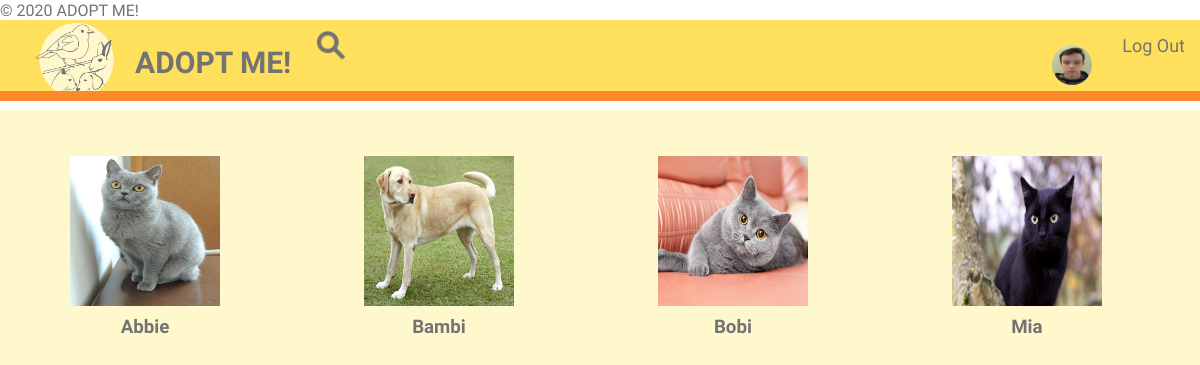
/pages/pages_index.php (signed in), run on the app's committed database.
### tables this page shows
CREATE TABLE pet (
  id INTEGER PRIMARY KEY,
  name TEXT,
  bio TEXT,
  gender TEXT,
  weight REAL,
  height REAL,
  color TEXT,
  breed_id INTEGER,
  has_for_adoption INTEGER,
  adopted INTEGER,
  FOREIGN KEY (breed_id) REFERENCES breed(id),
  FOREIGN KEY (has_for_adoption) REFERENCES account(id),
  FOREIGN KEY (adopted) REFERENCES account(id)
);

### database/db_user.php (called while the page is built, shortened)
<?php
    include_once('../database/connection.php');
    function getAllPetsPostsFromWebsite() {
        global $db;
        $stmt = $db->prepare('SELECT DISTINCT P.id, P.name
                            FROM shelter S, person Per, pet P
                            WHERE Per.account_id = P.has_for_adoption or
                                S.account_id = P.has_for_adoption'
                            );
        $stmt->execute();
        $pets = $stmt->fetchAll();
        return $pets;
    }
?>

### templates/template-pets.php (the view, shortened to what this page needs)
<?php
    include_once('../includes/init.php');
    include_once('../database/db_user.php');
?>
    <?php function drawPetPhotoName($pet,$petID){ ?>
        <article>
            <a href="petprofile.php?id=<?=$petID?>">
                <img src="../images/pets/original/<?=$petID?>.jpg" alt="pet<?=$petID?>" width="150" height="150">
            </a>
            <h3><?=$pet['name']?></h3>
        </article>
    <?php }?>

### pages/pages_index.php
<link rel="stylesheet" href="../css/index.css" >
<?php
    include_once('../includes/init.php');
    include_once('../database/db_user.php');
    include_once('../templates/common/header.php');
    include_once('../templates/template-pets.php');
    $webPets = getAllPetsPostsFromWebsite();
?>
<div id="main">
    <?php foreach($webPets as $webPet) {
        drawPetPhotoName($webPet,$webPet['id']);
    }?>
</div>
<?php
    include_once('../templates/common/footer.php');
?>

### css/index.css (style rules this page uses)
#main { background-color: #FFF8CD; padding-bottom: 100%; }
#main > article { margin: 30px; vertical-align: top; display: inline-block; margin-left: 5%; margin-right: 5%; padding: 0 10px; }
article > h3 { text-align: center; }

### css/header.css (style rules this page uses)
* { padding: 0; margin: 10px 0px 0px 0px; text-decoration: none; list-style: none; box-sizing: border-box; font-family: 'Salsa', cursive; color: #737373; }

### data on the page
pet: shows a picture, name "Abbie"
pet: shows a picture, name "Bambi"
pet: shows a picture, name "Bobi"
pet: shows a picture, name "Mia"
